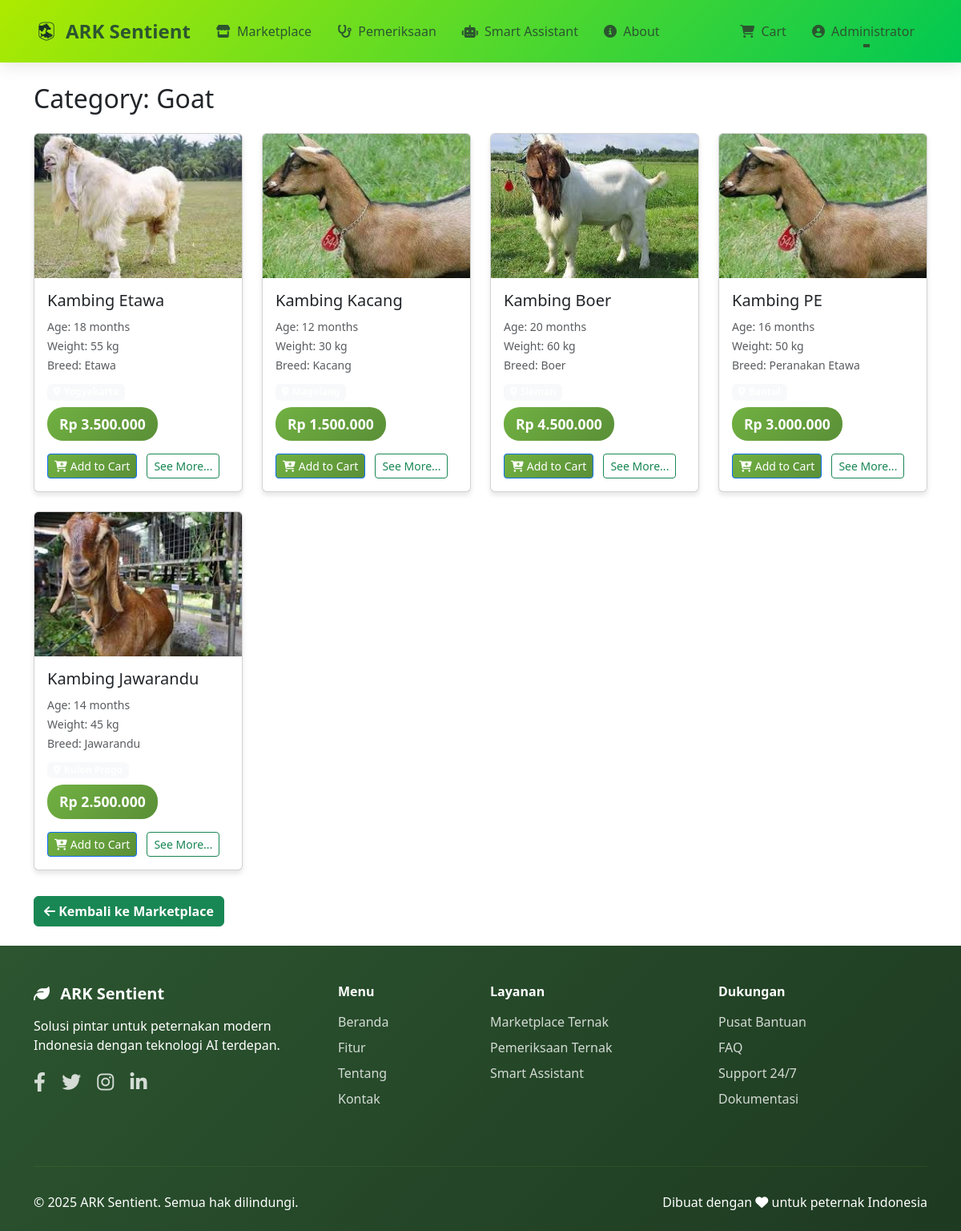
/Views/category.php?id=2 (signed in), run on the app's committed database.
### tables this page shows
CREATE TABLE `categories` (
  `id` int(11) NOT NULL,
  `name` varchar(50) NOT NULL,
  `icon` varchar(50) DEFAULT NULL,
  `created_at` timestamp NOT NULL DEFAULT current_timestamp()
);

CREATE TABLE `livestock` (
  `id` int(11) NOT NULL,
  `farmer_id` int(11) NOT NULL,
  `category_id` int(11) NOT NULL,
  `name` varchar(100) NOT NULL,
  `breed` varchar(100) DEFAULT NULL,
  `age_months` int(11) NOT NULL,
  `weight_kg` int(11) NOT NULL,
  `gender` enum('male','female') NOT NULL,
  `location` varchar(100) NOT NULL,
  `price` decimal(15,2) NOT NULL,
  `description` text DEFAULT NULL,
  `image_url` varchar(255) DEFAULT NULL,
  `health_status` varchar(100) DEFAULT 'Healthy',
  `vaccination_status` varchar(100) DEFAULT 'Up to date',
  `status` enum('available','sold','reserved') DEFAULT 'available',
  `created_at` timestamp NOT NULL DEFAULT current_timestamp(),
  `updated_at` timestamp NOT NULL DEFAULT current_timestamp() ON UPDATE current_timestamp()
);

### Config/config.php (called while the page is built, shortened)
<?php
if (!function_exists('formatRupiah')) {
    function formatRupiah($angka) {
        return 'Rp ' . number_format($angka, 0, ',', '.');
    }
}
?>

### Views/category.php (the view, shortened to what this page needs)
<?php
require_once '../Config/config.php';
$category_id = isset($_GET['id']) ? (int)$_GET['id'] : 0;
$stmt = $conn->prepare("SELECT * FROM categories WHERE id = ?");
$stmt->execute([$category_id]);
$category = $stmt->fetch(PDO::FETCH_ASSOC);
$stmt = $conn->prepare("
    SELECT l.*, u.full_name as farmer_name
    FROM livestock l
    JOIN users u ON l.farmer_id = u.id
    WHERE l.category_id = ? AND l.status = 'available'
    ORDER BY l.created_at DESC
");
$stmt->execute([$category_id]);
$livestock = $stmt->fetchAll(PDO::FETCH_ASSOC);
?>
<!DOCTYPE html>
<html lang="id">
<head>
    <link href="../Asset/css/dashboard.css" rel="stylesheet">
    <link href="https://cdn.jsdelivr.net/npm/bootstrap@5.3.0/dist/css/bootstrap.min.css" rel="stylesheet">
    <link href="https://cdnjs.cloudflare.com/ajax/libs/font-awesome/6.4.0/css/all.min.css" rel="stylesheet">
</head>
<body>
    <nav class="navbar navbar-expand-lg fixed-top">
        <div class="container">
            <a class="navbar-brand text-success d-flex align-items-center" href="home.php">
                <img src="../asset/img/Logo.png" alt="Logo" style="height:32px;width:auto;">
                ARK Sentient
            </a>
            <div class="collapse navbar-collapse" id="navbarNav">
                <ul class="navbar-nav me-auto">
                    <li class="nav-item">
                        <a class="nav-link" href="dashboard.php">
                            <i class="fas fa-store me-1"></i>
                            Marketplace
                        </a>
                    </li>
                    <li class="nav-item">
                        <a class="nav-link" href="../Views/priksaternak.php">
                            <i class="fas fa-stethoscope me-1"></i>
                            Pemeriksaan
                        </a>
                    </li>
                    <li class="nav-item">
                        <a class="nav-link" href="../Views/smartasis.php">
                            <i class="fas fa-robot me-1"></i>
                            Smart Assistant
                        </a>
                    </li>
                    <li class="nav-item">
                        <a class="nav-link" href="../Views/about.php">
                            <i class="fas fa-info-circle me-1"></i>
                            About
                        </a>
                    </li>
                </ul>
                <ul class="navbar-nav">
                    <li class="nav-item">
                        <a class="nav-link position-relative" href="cart.php" id="navbarCartLink">
                            <i class="fas fa-shopping-cart me-1"></i>
                            Cart
                        </a>
                    </li>
                    <li class="nav-item dropdown">
                        <a class="nav-link dropdown-toggle" href="#" id="navbarDropdown" role="button" data-bs-toggle="dropdown">
                            <i class="fas fa-user-circle me-1"></i>
                            <?php
                            $user_display = isset($_SESSION['full_name']) && $_SESSION['full_name'] !== ''
                                ? htmlspecialchars($_SESSION['full_name'])
                                : (isset($_SESSION['username']) ? htmlspecialchars($_SESSION['username']) : 'User');
                            echo $user_display;
                            ?>
                        </a>
                    </li>
                </ul>
            </div>
        </div>
    </nav>
    <div style="height:80px"></div>
    <div class="container mt-4">
        <h2 class="mb-4">Category: <?php echo htmlspecialchars($category['name']); ?></h2>
        <div class="row">
            <?php if (count($livestock) === 0): ?>
                <div class="col-12">
                    <div class="alert alert-warning">Tidak ada produk pada kategori ini.</div>
                </div>
            <?php else: ?>
                <?php foreach ($livestock as $animal): ?>
                    <div class="col-lg-3 col-md-4 col-sm-6 mb-4">
                        <div class="card livestock-card">
                            <?php if (!empty($animal['image_url'])): ?>
                                <img src="<?php echo htmlspecialchars($animal['image_url']); ?>" alt="<?php echo htmlspecialchars($animal['name']); ?>" class="card-img-top livestock-image" style="object-fit:cover;height:180px;">
                            <?php else: ?>
                                <div class="livestock-image card-img-top d-flex align-items-center justify-content-center" style="height:180px;background:#f8f9fa;">
                                    <i class="fas fa-cow fa-3x text-muted"></i>
                                </div>
                            <?php endif; ?>
                            <div class="card-body">
                                <h5 class="card-title"><?php echo htmlspecialchars($animal['name']); ?></h5>
                                <p class="text-muted mb-2">
                                    <small>Age: <?php echo $animal['age_months']; ?> months</small><br>
                                    <small>Weight: <?php echo $animal['weight_kg']; ?> kg</small><br>
                                    <small>Breed: <?php echo htmlspecialchars($animal['breed']); ?></small>
                                </p>
                                <p class="mb-2">
                                    <span class="badge badge-location">
                                        <i class="fas fa-map-marker-alt me-1"></i><?php echo htmlspecialchars($animal['location']); ?>
                                    </span>
                                </p>
                                <div class="d-flex justify-content-between align-items-center">
                                    <span class="price-tag"><?php echo formatRupiah($animal['price']); ?></span>
                                </div>
                                <div class="mt-3">
                                    <button class="btn btn-primary btn-sm me-2" onclick="addToCart(<?php echo $animal['id']; ?>)">
                                        <i class="fas fa-cart-plus me-1"></i>Add to Cart
                                    </button>
                                    <a href="livestock_detail.php?id=<?php echo $animal['id']; ?>" class="btn btn-outline-success btn-sm">
                                        See More...
                                    </a>
                                </div>
                            </div>
                        </div>
                    </div>
                <?php endforeach; ?>
            <?php endif; ?>
        </div>
        <a href="dashboard.php" class="btn btn-success mt-2 mb-4" style="font-weight:600;">
            <i class="fas fa-arrow-left"></i> Kembali ke Marketplace
        </a>
    </div>
    <footer class="footer">
        <div class="container">
            <div class="row">
                <div class="col-lg-4 col-md-6 mb-4">
                    <h5>
                        <i class="fas fa-leaf me-2"></i>
                        ARK Sentient
                    </h5>
                    <p class="mb-3">Solusi pintar untuk peternakan modern Indonesia dengan teknologi AI terdepan.</p>
                    <div class="social-links">
                        <a href="#" aria-label="Facebook"><i class="fab fa-facebook-f"></i></a>
                        <a href="#" aria-label="Twitter"><i class="fab fa-twitter"></i></a>
                        <a href="#" aria-label="Instagram"><i class="fab fa-instagram"></i></a>
                        <a href="#" aria-label="LinkedIn"><i class="fab fa-linkedin-in"></i></a>
                    </div>
                </div>
                <div class="col-lg-2 col-md-6 mb-4">
                    <h6>Menu</h6>
                    <ul class="list-unstyled">
                        <li><a href="home.php">Beranda</a></li>
                        <li><a href="#features">Fitur</a></li>
                        <li><a href="about.php">Tentang</a></li>
                        <li><a href="http://wa.me/6287871310560">Kontak</a></li>
                    </ul>
                </div>
                <div class="col-lg-3 col-md-6 mb-4">
                    <h6>Layanan</h6>
                    <ul class="list-unstyled">
                        <li><a href="dashboard.php">Marketplace Ternak</a></li>
                        <li><a href="priksaternak.php">Pemeriksaan Ternak</a></li>
                        <li><a href="smartasis.php">Smart Assistant</a></li>
                    </ul>
                </div>
                <div class="col-lg-3 col-md-6 mb-4">
                    <h6>Dukungan</h6>
                    <ul class="list-unstyled">
                        <li><a href="#help">Pusat Bantuan</a></li>
                        <li><a href="#faq">FAQ</a></li>
                        <li><a href="#support">Support 24/7</a></li>
                        <li><a href="#documentation">Dokumentasi</a></li>
                    </ul>
                </div>
            </div>
            <hr>
            <div class="row align-items-center">
                <div class="col-md-6">
                    <p class="mb-0">&copy; 2025 ARK Sentient. Semua hak dilindungi.</p>
                </div>
                <div class="col-md-6 text-md-end">
                    <p class="mb-0">
                        Dibuat dengan <i class="fas fa-heart text-white"></i> untuk peternak Indonesia
                    </p>
                </div>
            </div>
        </div>
    </footer>
</body>
</html>

### Asset/css/dashboard.css (style rules this page uses)
.navbar { background: linear-gradient(135deg, var(--accent-lime) 0%, var(--accent-green) 100%) !important; backdrop-filter: blur(20px); box-shadow: var(--shadow); padding: 1rem 0; transition: var(--transition); }
.navbar-brand { font-weight: 700; color: var(--primary-green) !important; font-size: 1.5rem; display: flex; align-items: center; gap: 0.5rem; }
.navbar-brand img { height: 32px; width: auto; transition: var(--transition); }
.navbar-nav .nav-link { color: var(--primary-green) !important; font-weight: 500; padding: 0.5rem 1rem !important; border-radius: 8px; transition: var(--transition); position: relative; }
.navbar-nav .nav-link::after { content: ''; position: absolute; bottom: 0; left: 50%; width: 0; height: 2px; background: var(--primary-green); transition: var(--transition); transform: translateX(-50%); }
.livestock-card { transition: all 0.3s ease; border: none; box-shadow: 0 4px 6px rgba(0,0,0,0.1); height: 100%; }
.livestock-image { height: 200px; object-fit: cover; background: linear-gradient(45deg, #f0f0f0, #e0e0e0); display: flex; align-items: center; justify-content: center; font-size: 3rem; color: #666; }
.price-tag { background: linear-gradient(135deg, #71b142 0%, #5a8f37 100%); color: white; padding: 8px 15px; border-radius: 20px; font-weight: bold; font-size: 1.1rem; }
.btn-primary { background: linear-gradient(135deg, #71b142 0%, #5a8f37 100%); border: none; border-radius: 25px; padding: 10px 25px; font-weight: 600; }
.badge-location { background: #f8f9fa; color: #6c757d; border-radius: 15px; }

### Views/category.php (style rules this page uses)
:root { --primary-green: #2c5530; --secondary-green: #1e3a21; --accent-lime: #AEEA00; --accent-green: #00C853; --light-gray: #f8f9fa; --text-dark: #333333; --text-muted: #666666; --white: #ffffff; --shadow: 0 4px 20px rgba(0, 0, 0, 0.1); --transition: all 0.3s cubic-bezier(0.4, 0, 0.2, 1); }
.navbar { background: linear-gradient(135deg, var(--accent-lime) 0%, var(--accent-green) 100%) !important; backdrop-filter: blur(20px); box-shadow: var(--shadow); padding: 1rem 0; transition: var(--transition); }
.navbar-brand { font-weight: 700; color: var(--primary-green) !important; font-size: 1.5rem; display: flex; align-items: center; gap: 0.5rem; }
.navbar-brand img { height: 32px; width: auto; transition: var(--transition); }
.navbar-nav .nav-link { color: var(--primary-green) !important; font-weight: 500; padding: 0.5rem 1rem !important; border-radius: 8px; transition: var(--transition); position: relative; }
.navbar-nav .nav-link::after { content: ''; position: absolute; bottom: 0; left: 50%; width: 0; height: 2px; background: var(--primary-green); transition: var(--transition); transform: translateX(-50%); }
.footer { background: linear-gradient(135deg, var(--primary-green) 0%, var(--secondary-green) 100%); color: var(--white); padding: 3rem 0 1.5rem; }
.footer h5, .footer h6 { color: var(--white); font-weight: 600; margin-bottom: 1rem; }
.footer .list-unstyled li { margin-bottom: 0.5rem; }
.footer .list-unstyled a { color: rgba(255, 255, 255, 0.8); text-decoration: none; transition: var(--transition); }
.social-links a { color: rgba(255, 255, 255, 0.8); font-size: 1.5rem; margin-right: 1rem; transition: var(--transition); }
.footer hr { border-top: 1px solid rgba(174, 234, 0, 0.3); margin: 2rem 0; }

### data on the page
categories: name "Goat"
livestock: image_url (picture), name "Kambing Etawa", age_months "18", weight_kg "55", breed "Etawa", price "Rp 3.500.000"
livestock: image_url (picture), name "Kambing Kacang", age_months "12", weight_kg "30", breed "Kacang", price "Rp 1.500.000"
livestock: image_url (picture), name "Kambing Boer", age_months "20", weight_kg "60", breed "Boer", price "Rp 4.500.000"
livestock: image_url (picture), name "Kambing PE", age_months "16", weight_kg "50", breed "Peranakan Etawa", price "Rp 3.000.000"
livestock: image_url (picture), name "Kambing Jawarandu", age_months "14", weight_kg "45", breed "Jawarandu", price "Rp 2.500.000"

### other printed values
$user_display "Administrator"
